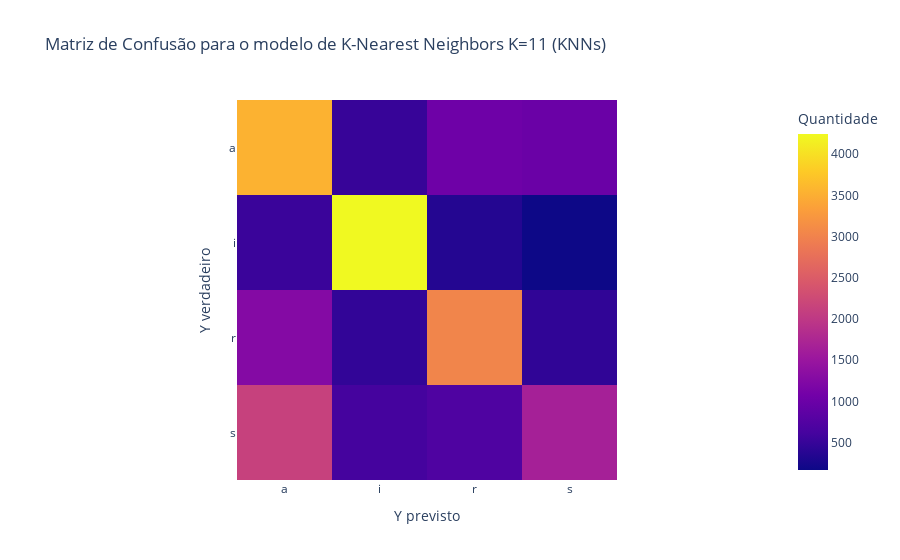

Notebook cell for this chart:
### Code cell
fig = px.imshow(matriz_confusao_knn11, labels=dict(x="Y previsto", y="Y verdadeiro", color="Quantidade"),  x = ['a', 'i', 'r', 's'], y = ['a', 'i', 'r', 's'], title = 'Matriz de Confusão para o modelo de K-Nearest Neighbors K=11 (KNNs)')
fig.show()

### Figure 1 — Plotly figure (JSON) as saved in the notebook; plotly's stock layout.template omitted (floating-point values rounded to 4 significant figures)
{"data": [{"coloraxis": "coloraxis", "hovertemplate": "Y previsto: %{x}<br>Y verdadeiro: %{y}<br>Quantidade: %{z}<extra></extra>", "name": "0", "type": "heatmap", "x": ["a", "i", "r", "s"], "xaxis": "x", "y": ["a", "i", "r", "s"], "yaxis": "y", "z": [[3536, 498, 1029, 992], [525, 4246, 349, 168], [1267, 464, 3026, 446], [2127, 611, 717, 1653]]}], "layout": {"coloraxis": {"colorbar": {"title": {"text": "Quantidade"}}, "colorscale": [[0, "#0d0887"], [0.1111, "#46039f"], [0.2222, "#7201a8"], [0.3333, "#9c179e"], [0.4444, "#bd3786"], [0.5556, "#d8576b"], [0.6667, "#ed7953"], [0.7778, "#fb9f3a"], [0.8889, "#fdca26"], [1, "#f0f921"]]}, "title": {"text": "Matriz de Confusão para o modelo de K-Nearest Neighbors K=11 (KNNs)"}, "xaxis": {"anchor": "y", "constrain": "domain", "domain": [0, 1], "scaleanchor": "y", "title": {"text": "Y previsto"}}, "yaxis": {"anchor": "x", "autorange": "reversed", "constrain": "domain", "domain": [0, 1], "title": {"text": "Y verdadeiro"}}}}
